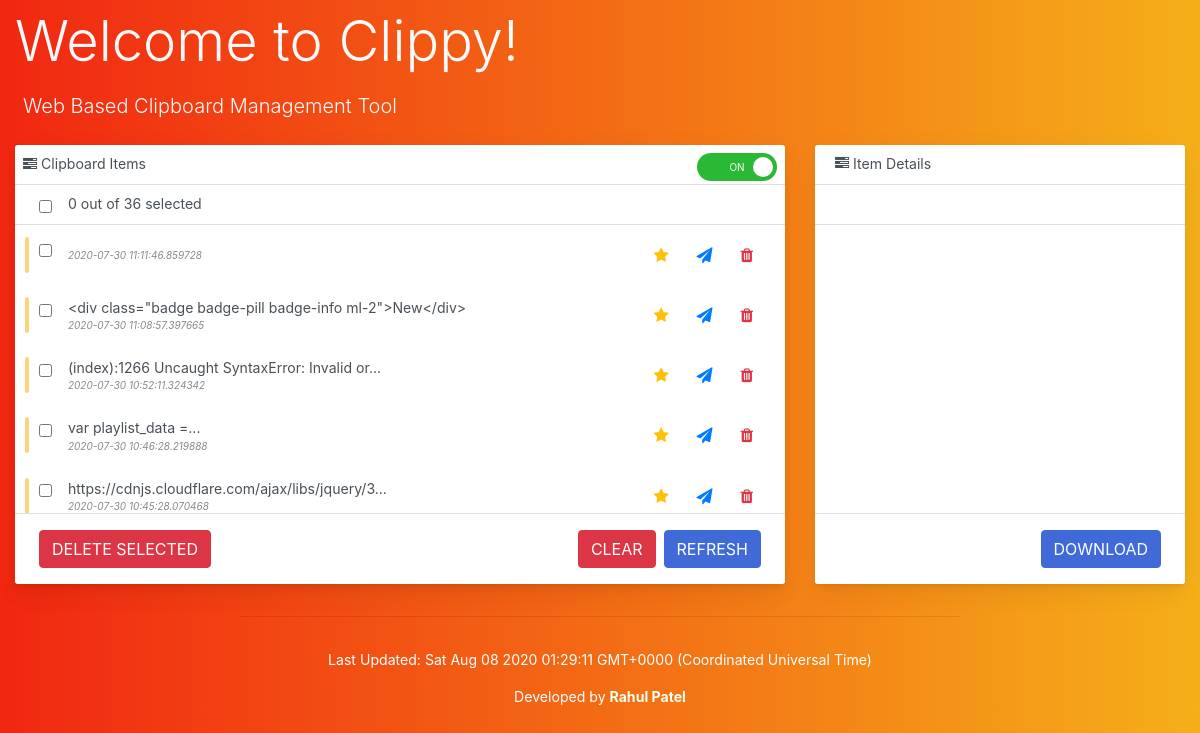
The app's page /, older data.
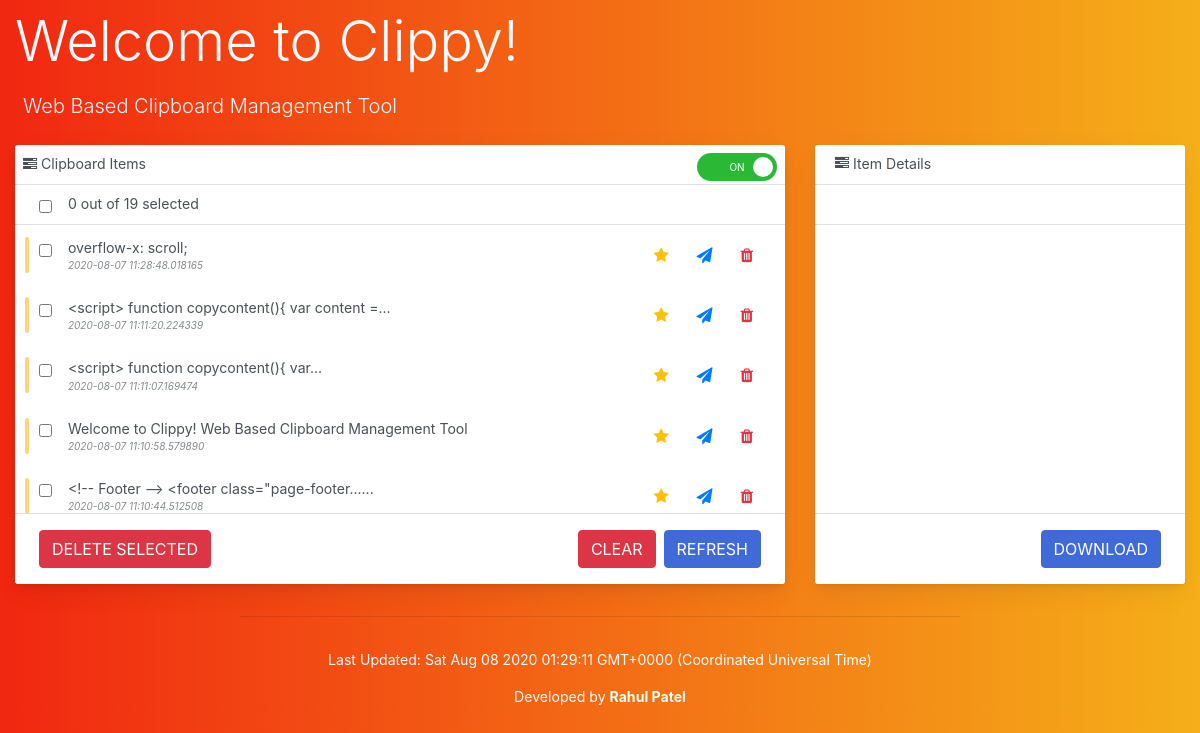
The same page, newer data.
### app.py (models this page shows)
@dataclass
class ClipboardItem(db.Model):
    id: int
    text: str
    length: int
    location: str
    date: str
    id = db.Column(db.Integer, primary_key=True)
    text = db.Column(db.String(9999), nullable=False)
    length = db.Column(db.Integer, nullable=False)
    location = db.Column(db.String(2083))
    date = db.Column(db.DateTime, nullable=False, default=datetime.now())

### app.py (the view)
@app.route('/')
def index():
    items = ClipboardItem.query.order_by(ClipboardItem.date.desc()).all()
    return render_template('index.html', items=items)

### templates/index.html (shortened to what this page needs)
<!DOCTYPE html>
<html lang="en">
<head>
    <link rel="stylesheet" href="https://stackpath.bootstrapcdn.com/bootstrap/4.5.0/css/bootstrap.min.css">
    <link rel="stylesheet" href="../static/css/main.css">
    <link rel="stylesheet" href="https://stackpath.bootstrapcdn.com/font-awesome/4.7.0/css/font-awesome.min.css">
</head>
<body>
    <div class="col-md-8">
        <h1 class="display-4 text-light mt-2">Welcome to Clippy!</h1>
        <p class="lead p-2 text-light">Web Based Clipboard Management Tool</p>
    </div>
    <div class="container-fluid">
        <div class="row">
            <div class="col-md-8">
                <div class="card-hover-shadow-2x mb-3 card">
                    <div class="card-header-tab card-header d-block p-2">
                        <i class="fa fa-tasks"></i>&nbsp;Clipboard Items
                        <div class="float-right">
                            <label class="switch">
                                <div class="slider round"></div>
                            </label>
                        </div>
                    </div>
                    <div class="card-header-tab card-header pt-3">
                        <div class="widget-content p-0">
                            <div class="widget-content-wrapper">
                                <div class="widget-content-left mr-2">
                                    <div class="custom-checkbox custom-control pl-1">
                                        <input onclick="check_all(this)" id="super-check" value="{{item}}" type="checkbox">
                                        <label>&nbsp;</label>
                                    </div>
                                </div>
                                <div class="widget-content-left pb-3">
                                    <span id="check-count">0</span><span> out of {{ items|length }} selected</span>
                                </div>
                            </div>
                        </div>
                    </div>
                    <form class="reset-css" id="checked-form" method="POST" action="{{ url_for('item_actions') }}">
                        <div class="scroll-area-sm">
                            <perfect-scrollbar class="ps-show-limits">
                                <div style="position: static;" class="ps ps--active-y">
                                    <div class="ps-content">
                                        <ul class=" list-group list-group-flush" id="single-checks">
                                            {% for item in items %}
                                            <li class="list-group-item">
                                                <div class="todo-indicator bg-warning"></div>
                                                <div class="widget-content p-0">
                                                    <div class="widget-content-wrapper">
                                                        <div class="widget-content-left mr-2">
                                                                <div class="custom-checkbox custom-control pl-1">
                                                                    <input name="copy_id" value="{{item.id}}" onchange="count_checked()" type="checkbox">
                                                                    <label>&nbsp;</label>
                                                                </div>
                                                        </div>
                                                        <div class="widget-content-left">
                                                            <div class="widget-heading">
                                                                <a class="copy-text" id="copy-text" onclick="populate_div(' {{loop.index - 1}} ');"> {{ item.text | truncate(50) }} </a>
                                                            </div>
                                                            <div class="widget-subheading"><i>{{ item.date }}</i></div>
                                                        </div>
                                                        <div class="widget-content-right">
                                                            <button class="border-0 btn-transition btn btn-outline-warning">
                                                                <i class="fa fa-star"></i>
                                                            </button>
                                                            <button class="border-0 btn-transition btn btn-outline-primary">
                                                                <i class="fa fa-paper-plane"></i>
                                                            </button>
                                                                <button type="submit" name="action" value= "{{ 'deleteitem' ~ item.id }}" class="border-0 btn-transition btn btn-outline-danger">
                                                                    <i class="fa fa-trash"></i>
                                                                </button>
                                                        </div>
                                                    </div>
                                                </div>
                                            </li>
                                            {% endfor %}
                                        </ul>
                                    </div>
                                </div>
                            </perfect-scrollbar>
                        </div>
                    </form>
                    <div class="container-fluid">
                        <div class="row">
                            <div class="col-12 col-md-12 btn-row d-block card-footer">
                                <button type="submit" form="checked-form" class="btn btn-danger m-1">
                                    DELETE SELECTED
                                </button>
                                <a href="{{ url_for('index') }}">
                                    <button class="btn btn-primary float-right m-1">REFRESH</button>
                                </a>
                                <form class="reset-css" method="post" action="{{ url_for('removeAll') }}">
                                    <button type="submit" class="btn btn-danger float-right m-1">CLEAR</button>
                                </form>
                            </div>
                        </div>
                    </div>
                </div>
            </div>
            <div class="col-md-4">
                <div class="card-hover-shadow-2x mb-3 card">
                    <div class="card-header-tab card-header">
                        <div class="card-header-title font-size-lg text-capitalize font-weight-normal">
                            <i class="fa fa-tasks"></i>&nbsp;Item Details
                        </div>
                    </div>
                    <div class="card-header-tab card-header pt-3">
                    </div>
                    <div class="scroll-area-sm">
                        <perfect-scrollbar class="ps-show-limits">
                            <div style="position: static; height: 100%;" class="ps ps--active-y">
                                <div class="ps-content p-3" style="min-height: 100%; position: relative;">
                                </div>
                            </div>
                        </perfect-scrollbar>
                    </div>
                    <div class="d-block text-right card-footer">
                        <button class="btn btn-primary m-1" onclick="download()">DOWNLOAD</button>
                    </div>
                </div>
            </div>
        </div>
    </div>
    <footer class="page-footer font-small text-white">
        <hr style="width: 60%;">
        <div class="text-center py-3">
            <span>Last Updated: </span>
            <span id="last_update"></span>
        </div>
        <div class="text-center">Developed by
            <a href="https://github.com/rcp125/" target="_blank" class="github-link"> Rahul Patel</a>
        </div>
    </footer>
</body>
</html>

Row changes from the older to the newer data that the page shows:
removed ClipboardItem: date "2020-07-30 11:11:46.859728"
removed ClipboardItem: text "<div class=\"badge badge-pill badge-info ml-2\">New</div>", date "2020-07-30 11:08:57.397665"
removed ClipboardItem: text "(index):1266 Uncaught SyntaxError: Invalid or...", date "2020-07-30 10:52:11.324342"
removed ClipboardItem: text "var playlist_data =...", date "2020-07-30 10:46:28.219888"
removed ClipboardItem: text "https://cdnjs.cloudflare.com/ajax/libs/jquery/3...", date "2020-07-30 10:45:28.070468"
added ClipboardItem: text "overflow-x: scroll;", date "2020-08-07 11:28:48.018165"
now on this page (row edited): ClipboardItem: text "<script> function copycontent(){ var content =...", date "2020-08-07 11:11:20.224339"
now on this page (row edited): ClipboardItem: text "<script> function copycontent(){ var...", date "2020-08-07 11:11:07.169474"
now on this page (row edited): ClipboardItem: text "Welcome to Clippy! Web Based Clipboard Management Tool", date "2020-08-07 11:10:58.579890"
now on this page (row edited): ClipboardItem: text "<!-- Footer --> <footer class=\"page-footer......", date "2020-08-07 11:10:44.512508"
Text that changed along with them:
{{ items|length }}: "36" → "19"
